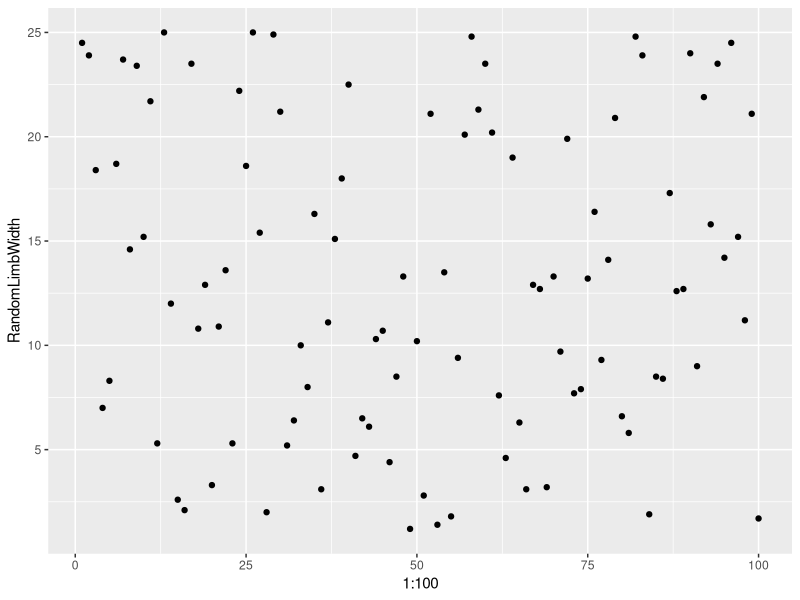
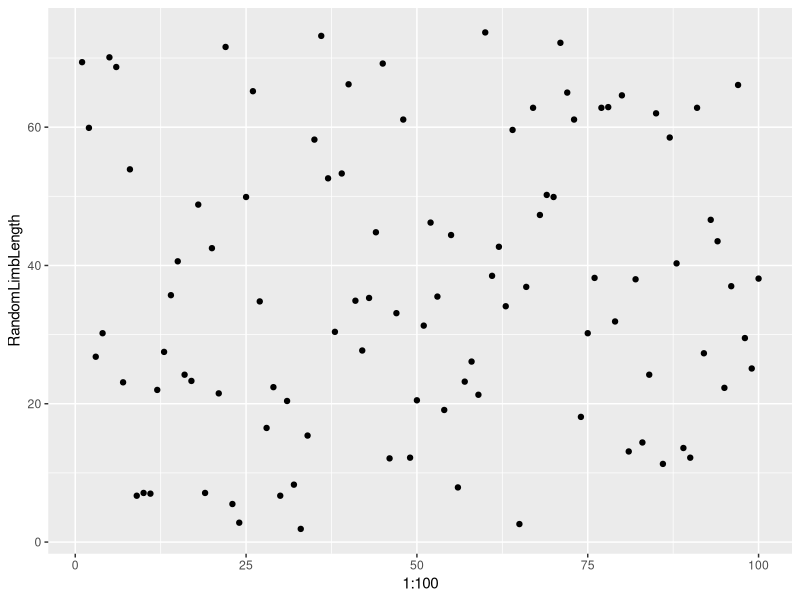

Generate these figures, in order, with R:
#dataGenerato.R
#20179048_A1

library(ggplot2)

#for reproductability. 
set.seed(01111)

#generating a vector with 5 different species names, and creating our random species column.

SpeciesNames <- c("Elephantodono", "Catus", "Camelus", "Panthera", "Giraffa")
Organism <- sample(SpeciesNames, 100, replace = TRUE)
print(Organism)

#creating our randomized limb width values, with values between 1-25cm rounded to 1 decimal place. Including Visualizations.

LimbWidth <- round(runif(n=100, min=1, max=25), 1)
RandomLimbWidth <- sample(LimbWidth, 100)
print (RandomLimbWidth)
ggplot() + geom_point(aes(y=RandomLimbWidth, x=1:100))

#creating our randomized limb length values, with values between 1-75cm rounded to 1 decimal place. Including Visualizations.

LimbLength <- round(runif(n=100, min=1, max=75), 1)
RandomLimbLength <- sample(LimbLength, 100)
print (RandomLimbLength)
ggplot() + geom_point(aes(y=RandomLimbLength, x=1:100))

#creating a vector with 3 different observer names, and sampling 100 randomized rows with those names.

ObserverNames <- c("Mary", "Joe", "Daniel")
Observers <- sample(ObserverNames, 100, replace = TRUE)

#Compiling our 4 unique vectors into a singular data frame. To be exported to csv.

measurements <- data.frame(Organism, RandomLimbLength, RandomLimbWidth, Observers)
print(measurements)
